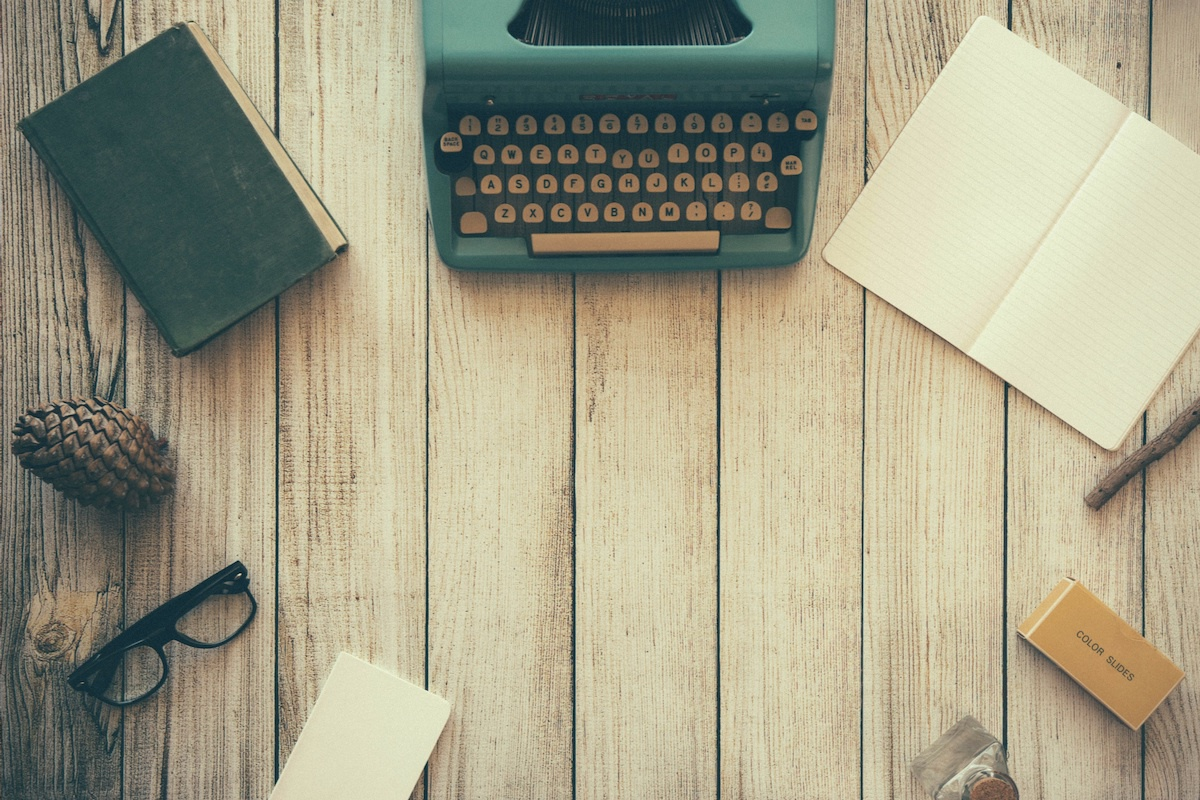
#> input picture table.jpg, 1200 x 800 px
$ python gabor_preprocess.py   (older library calls are emulated)
#> lines starting #> are read from the running program, lines starting #| are printed output that depends on the picture; after the words box and inside, x2 and y2 are one past the last pixel; in counts of white or black regions, pixels touching at a corner belong together
import numpy as np
import cv2
import matplotlib.pyplot as plt
import sys

import matplotlib.pyplot as plt, argparse, numpy as np, math, sys, copy

try:
    img_fn = sys.argv[1]
except:
    img_fn = './table.jpg'

img = cv2.imread(img_fn)
#> img is the input picture: shape (800, 1200, 3); mean B, G, R 135.8, 159.3, 162.8
if img is None:
    print ('Failed to load image file:', img_fn)
    sys.exit(1)

def build_filters():
    count = 0
    filters = []
    ksize = 13
    for theta in np.arange(0, np.pi, np.pi / 16):
        count =count+1
        kern = cv2.getGaborKernel((ksize, ksize), 4.0, 1.37446, 10.0, 0.5, 0, ktype=cv2.CV_32F)
        kern /= 1.5*kern.sum()
        filters.append(kern)
    return filters

def process(img, filters):
    accum = np.zeros_like(img)
    count = 0
    for kern in filters:
        count+=1
        fimg = cv2.filter2D(img, cv2.CV_8UC3, kern)
        np.maximum(accum, fimg, accum)
        filter_no = str(count)
        if count==8:
            return accum
#> this loop made 8 passes
#> pass 1, in process, `fimg = cv2.filter2D(img, cv2.CV_8UC3, kern)`:
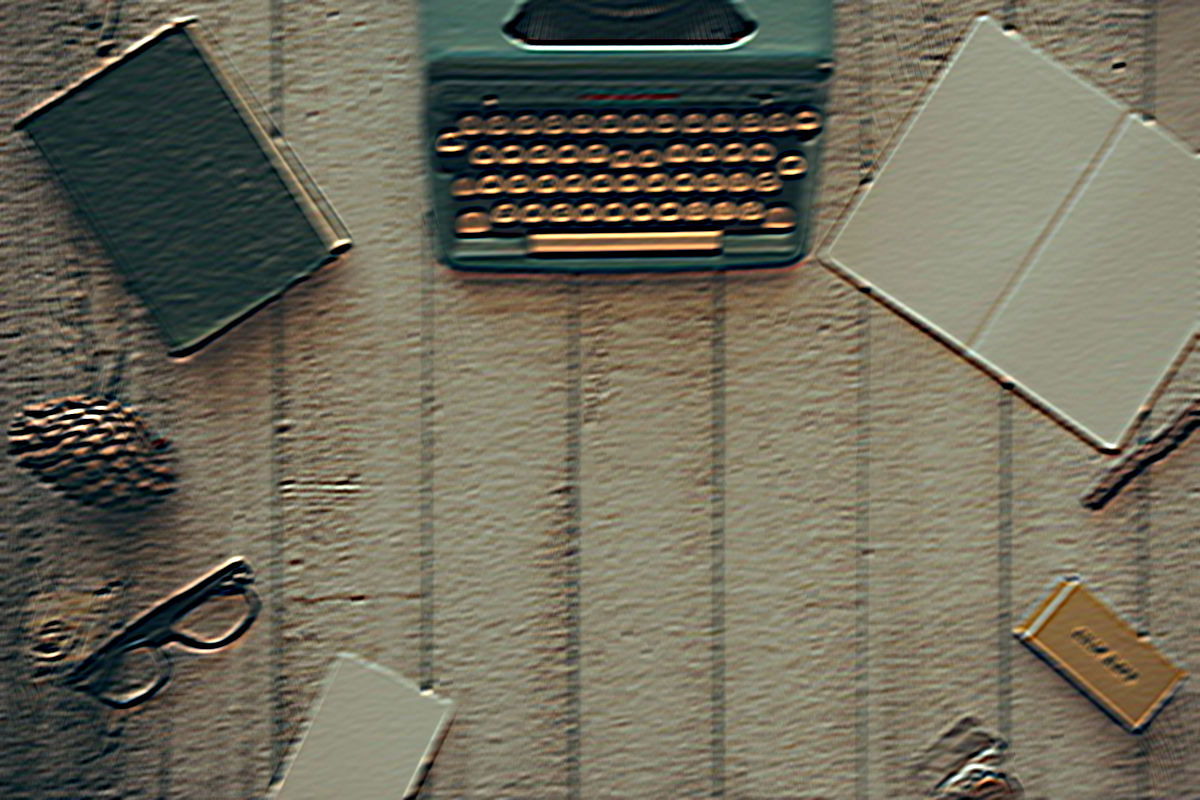
#> fimg: shape (800, 1200, 3); mean B, G, R 90.9, 107.1, 110.6
#> after the loop, count = 8

def preprocessImage(img):

    #blur using kernel size 13x13
    blur = cv2.GaussianBlur(img, (13, 13), 2)
    kernel = np.ones((7, 7), np.uint8)
    img_erosion = cv2.erode(blur, kernel, iterations=1)

    mask_maker = img_erosion

    edges = cv2.Canny(mask_maker, 50, 70)
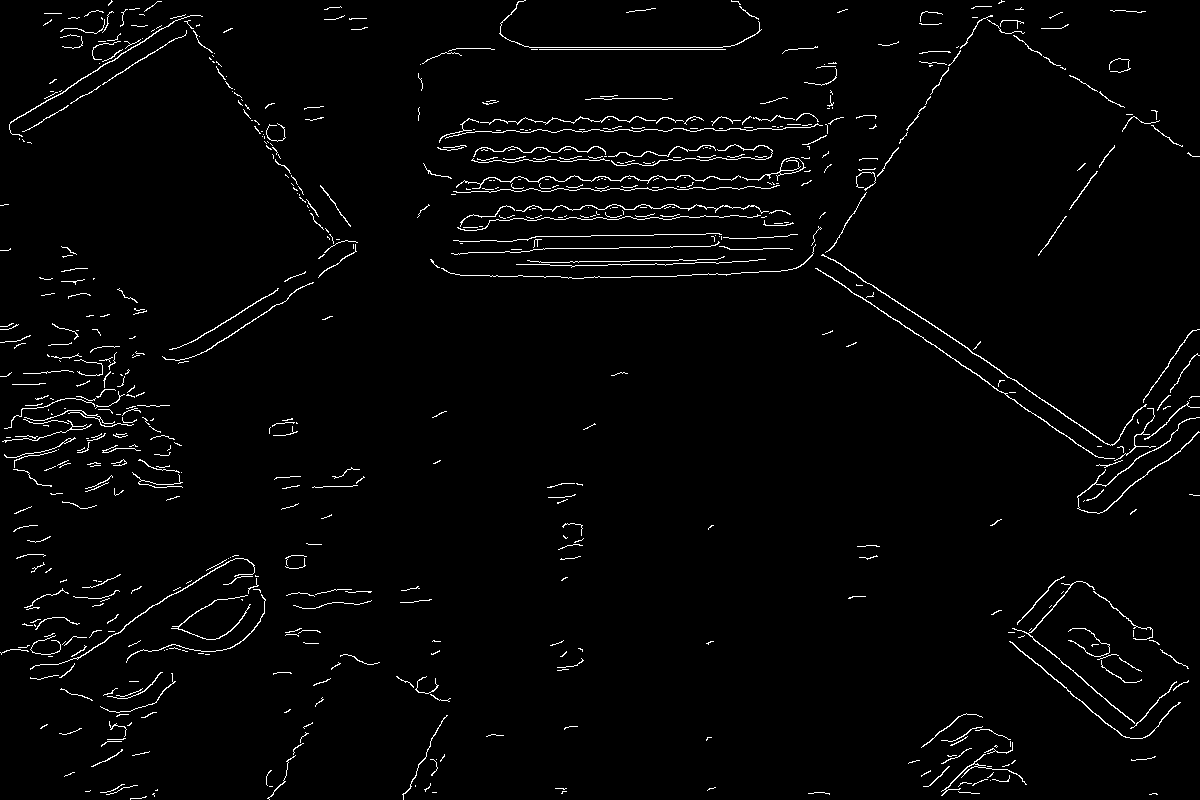
#> edges: shape (800, 1200); 2.2% white in thin lines or dots
    kernel = np.ones((5, 5), np.uint8)
#> kernel = [[1, 1, 1, 1, 1], [1, 1, 1, 1, 1], [1, 1, 1, 1, 1], [1, 1, 1, 1, 1], [1, 1, 1, 1, 1]]
    img_edges = cv2.dilate(edges, kernel, iterations=1)
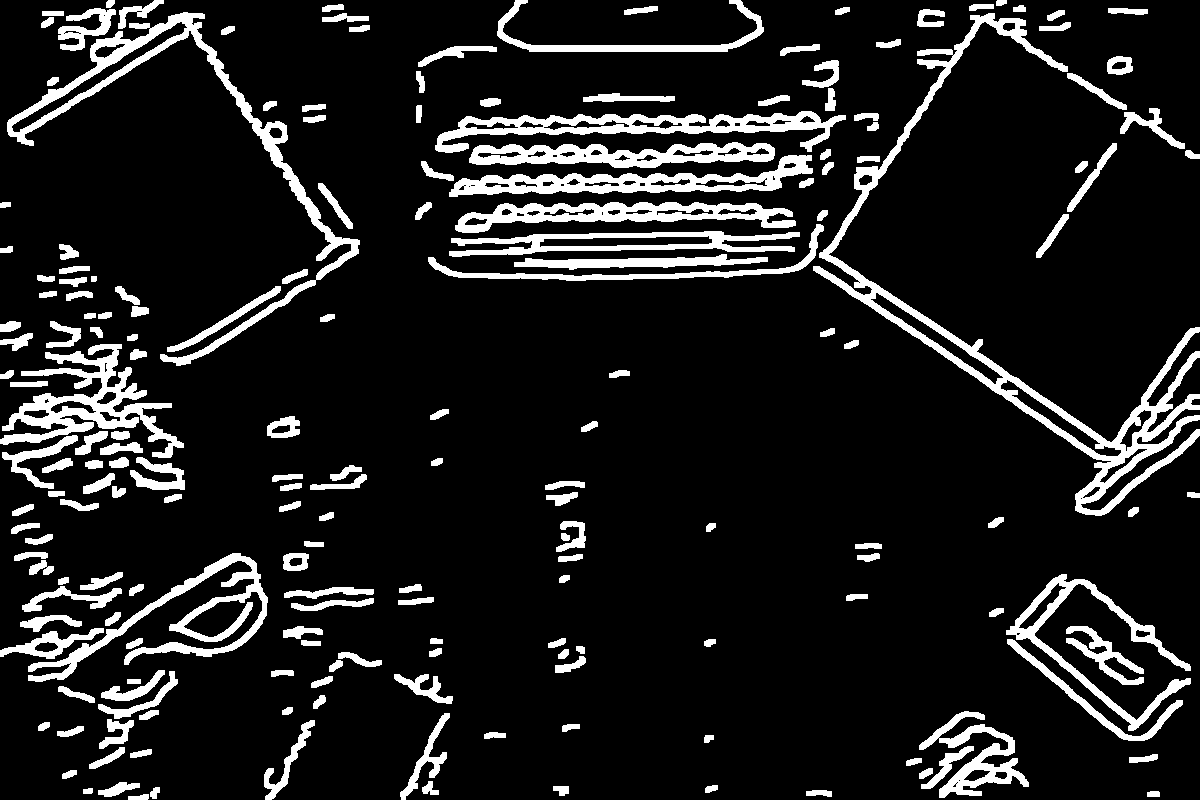
#> img_edges: shape (800, 1200); 11.9% white; 193 white regions

    #Draw contours
    ####################################
    imgArea = img.shape[0]*img.shape[1]
#> imgArea = 960000
    contours, hierarchy = cv2.findContours(img_edges,cv2.RETR_LIST,cv2.CHAIN_APPROX_SIMPLE)
#> contours = 278 contours, 22 with area under 20; largest, box (x1, y1, x2, y2) and area: (813, 13, 1200, 516) 16267, (7, 12, 360, 366) 9677, (435, 111, 846, 153) 6303, (0, 344, 184, 458) 6284, (449, 155, 813, 197) 5716
    for c in contours:
        if cv2.contourArea(c)<imgArea/850: #changed to 850, a better approach would be to dynamically assign the values based on image size
            mask_x,mask_y,mask_w,mask_h = cv2.boundingRect(c)
            cv2.rectangle(img_edges,(mask_x,mask_y),(mask_x+mask_w,mask_y+mask_h),(0,0,0),-1)
#> this loop made 278 passes
#> (c, mask_x, mask_y, mask_w, mask_h) on passes 9, 10, 13, 36, 42: ([[955, 783], [956, 782], [957, 783], [956, 784]], 955, 782, 3, 3), ([[956, 782], [957, 781], [958, 782], [957, 783]], 956, 781, 3, 3), ([[958, 780], [959, 779], [960, 780], [959, 781]], 958, 779, 3, 3), ([[127, 679], [127, 683], [140, 683], [140, 679]], 127, 679, 14, 5), ([[69, 663], [70, 662], [71, 663], [70, 664]], 69, 662, 3, 3)
#> (mask_x, mask_y, mask_w, mask_h) on passes 1 to 6: (128, 794, 21, 6), (1147, 791, 13, 6), (806, 790, 26, 7), (83, 788, 10, 6), (150, 787, 10, 12), (553, 786, 16, 10)
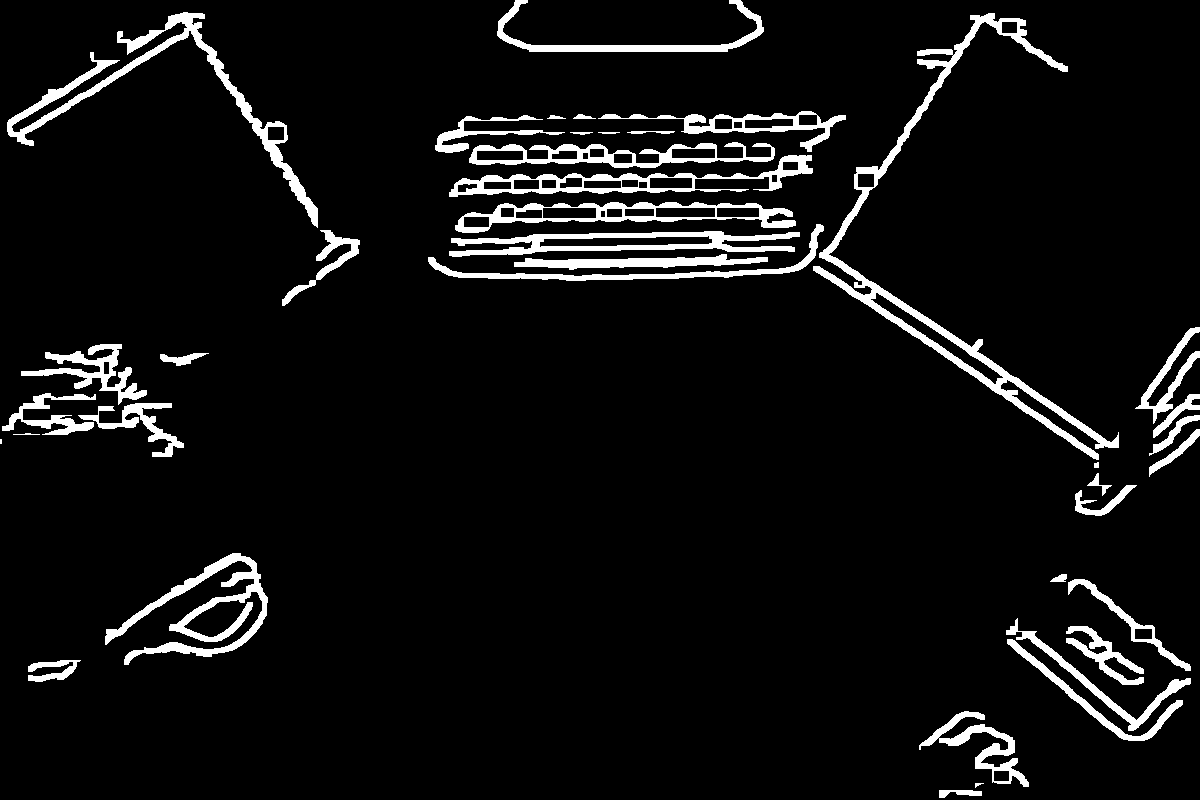
#> img_edges: shape (800, 1200); 6.3% white; 40 white regions (1 under 20 px), largest, box (x1, y1, x2, y2) and area: (813, 13, 1119, 460) 8600, (7, 12, 318, 228) 5652, (105, 553, 268, 665) 4318
    ####################################
    return img_edges


#gabor filtering
####################################################################
filters = build_filters()
res1 = process(img, filters)
res1= cv2.GaussianBlur(res1,(13,13),2)
####################################################################

#'Tactical Preprocessing'
####################################################################
res2 = preprocessImage(res1)
####################################################################
# cv2.imsave
cv2.imshow('result', res2)
cv2.waitKey(0)
cv2.destroyAllWindows()
